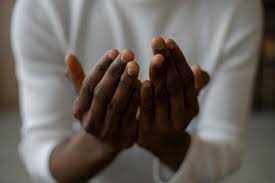
#> input picture documention/images.jpeg, 275 x 183 px, given in place of the camera
$ python main.py
#> lines starting #> are read from the running program, lines starting #| are printed output that depends on the picture; after the words box and inside, x2 and y2 are one past the last pixel; in counts of white or black regions, pixels touching at a corner belong together
#> in main, frame is the input picture: shape (183, 275, 3); mean B, G, R 92.3, 97.2, 103.7
### application/script/preprocess.py
import math
import cv2
import easygui
import matplotlib.pyplot
import numpy as np
from matplotlib import pyplot as plt


# [14 lines left out: function CreateHist, not called in this run]


T_state = "Binary"
T =  cv2.THRESH_TOZERO
TI = cv2.THRESH_TOZERO_INV

Y_Thresh_min = 0
Y_Thresh_max = 255
Cr_Thresh_min = 130
Cr_Thresh_max = 155
Cb_Thresh_min = 100
Cb_Thresh_max =  125
CR_Stich = (3,3)
CB_Stich = (3,3)
Final_stich = (5,5)

# [89 lines left out: functions echo_tresh, set_threst_state, set_Y_thresh, set_Cr_thresh, set_Cb_thresh, stich_extend and 3 more, not called in this run]


def Isolate(frame):
    frame = cv2.cvtColor(frame,cv2.COLOR_BGR2YCrCb)
#> frame: shape (183, 275, 3); mean of channels 0, 1, 2 98.6, 131.7, 124.4

    Block = [Y,CR,CB] = cv2.split(frame)
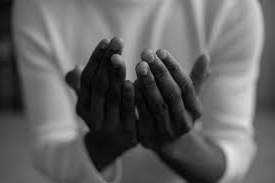
#> Y: shape (183, 275); min 2, max 227, mean 98.6
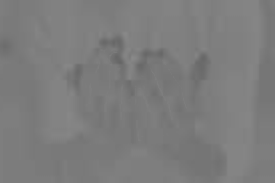
#> CB: shape (183, 275); min 102, max 137, mean 124.4

    # resize down
    # CR = cv2.resize(CR,(0,0),fx=0.2, fy=0.2)
    # CB = cv2.resize(CB,(0,0),fx=0.2, fy=0.2)

    #YCrCb Thresholds for human skin
    cv2.threshold(Y,Y_Thresh_min,255,T, Y)
    cv2.threshold(Y,Y_Thresh_max,255,TI, Y)
    cv2.threshold(CR,Cr_Thresh_min,255,T, CR)
    cv2.threshold(CR,Cr_Thresh_max,255,TI,CR)
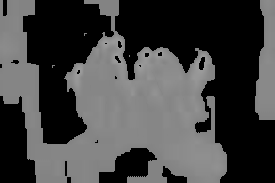
#> CR: shape (183, 275); min 0, max 155, mean 65.9
    cv2.threshold(CB,Cb_Thresh_min,255,T, CB)
    cv2.threshold(CB,Cb_Thresh_max,255,TI, CB)

    CR = mask_stitch(CR, CR_Stich)
    CB = mask_stitch(CB, CB_Stich)
    #Bitwise map for Cr Cb
    Processed_frame = cv2.bitwise_and(CR,CB)


    # [7 lines of commented-out code are left out]


    return Processed_frame, Y, CR, CB


def mask_stitch(Mask, size):

    #shape kernal
#> called with size = (3, 3)
    shape1 = cv2.getStructuringElement(cv2.MORPH_ELLIPSE,(size[0],size[0]))
    shape2 = cv2.getStructuringElement(cv2.MORPH_ELLIPSE,(size[1],size[1]))

    # masks for opening and closing
    Mask_out = cv2.morphologyEx(Mask,cv2.MORPH_CLOSE,shape1)
    Mask_out = cv2.morphologyEx(Mask,cv2.MORPH_OPEN,shape2)
#> call 3 of mask_stitch, with size = (5, 5)
#> in mask_stitch (call 3), `Mask_out = cv2.morphologyEx(Mask,cv2.MORPH_OPEN,shape2)`:
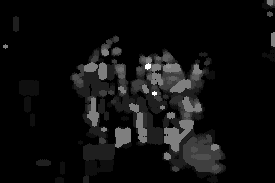
#> Mask_out: shape (183, 275); min 0, max 16, mean 0.939; drawn with min black and max white


    return Mask_out

def Contour(thresh):
    contours, hierarchy = cv2.findContours(thresh,cv2.RETR_TREE,cv2.CHAIN_APPROX_SIMPLE)
#> contours = 49 contours, 28 with area under 20; largest, box (x1, y1, x2, y2) and area: (70, 35, 226, 183) 11640, (147, 96, 181, 129) 322, (19, 80, 39, 96) 270, (100, 73, 119, 96) 126, (262, 32, 275, 62) 118
    contours_post = []
    img = cv2.merge([thresh,thresh,thresh])

    for c in contours:


        if cv2.contourArea(c) < 200:
            continue


        contours_post.append(c)
        pass
#> this loop made 49 passes
#> c on passes 13, 14, 16, 18, 28, 29, 32, 33, 36, 37, 39, 40: [[211, 175], [212, 174], [213, 175], [212, 176]], [[88, 160], [89, 159], [90, 160], [89, 161]], [[176, 158], [177, 157], [178, 158], [177, 159]], [[170, 118], [171, 117], [172, 118], [171, 119]], [[158, 88], [159, 87], [160, 88], [159, 89]], [[157, 85], [158, 84], [159, 85], [158, 86]], [[154, 79], [155, 78], [156, 79], [155, 80]], [[185, 78], [186, 77], [187, 78], [186, 79]], [[151, 72], [152, 71], [153, 72], [152, 73]], [[97, 67], [98, 66], [99, 67], [98, 68]], [[161, 62], [162, 61], [163, 62], [162, 63]], [[152, 62], [153, 61], [154, 62], [153, 63]]
#> after the loop, contours_post = 3 contours; box (x1, y1, x2, y2) and area: (70, 35, 226, 183) 11640, (147, 96, 181, 129) 322, (19, 80, 39, 96) 270

    img = cv2.drawContours(img, contours_post, -1, (0,255,0), 3)
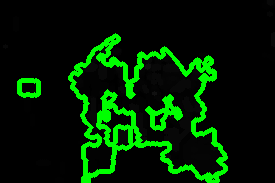
#> img: shape (183, 275, 3); mean of channels 0, 1, 2 0.7, 32, 0.7; drawn as B, G, R

    return img

### application/script/main.py
import math
import cv2
import easygui
import matplotlib.pyplot
import numpy as np
from matplotlib import pyplot as plt
import preprocess
import threading


running:bool = True
res = 20

def echo(args = ""):
    print(args)

def shutdown(args = ""):
    global running

    print("exiting...")
    running = False
    pass

cmd_list = {
    "echo":echo,
    "exit":shutdown,
    "y_thresh":preprocess.set_Y_thresh,
    "cr_thresh":preprocess.set_Cr_thresh,
    "cb_thresh":preprocess.set_Cb_thresh,
    "thresh":preprocess.set_threst_state,
    "values":preprocess.echo_tresh,
    "stich_CR":preprocess.set_Cr_Stich,
    "stich_CB":preprocess.set_Cb_Stich,
    "stich_F":preprocess.set_Final_Stich
}


def async_input():
    while running:

        cmd = input("/")
        cmd_split = cmd.split(" ",1)

        cmd_fun = cmd_list.get(cmd_split[0])

        if cmd_fun == None:
            continue

        if len(cmd_split) <= 1:
            cmd_fun()
            continue

        # print(*cmd_split[1:])

        try:
            cmd_fun(*cmd_split[1:])
        except Exception as e:
            print(e)

    pass

def main():


    input_thread = threading.Thread(target=async_input,args=())
    input_thread.start()

    cam = cv2.VideoCapture(0)
    # cam.set(cv2.CAP_PROP_AUTO_EXPOSURE, 1) #disable auto exposure
    # cam.set(cv2.CAP_PROP_AUTOFOCUS, 0) #disable autofocus

    cam.set(cv2.CAP_PROP_FRAME_WIDTH,16*res)
    cam.set(cv2.CAP_PROP_FRAME_HEIGHT,9*res)


    while(running):
        ret, frame = cam.read()
        frame = cv2.flip(frame,1)

        pre, Y, CR, CB = preprocess.Isolate(frame)

        pre_stich = preprocess.mask_stitch(pre.copy(),preprocess.Final_stich)

        Contour = preprocess.Contour(pre_stich)


        #Luminance and thresholding. For easier human use only
        post_Y = cv2.multiply(pre,Y,scale=0.01)
        post_Ys = cv2.multiply(pre_stich,Y,scale=0.01)

        ret, post = cv2.threshold(post_Y,1,255,cv2.THRESH_BINARY)
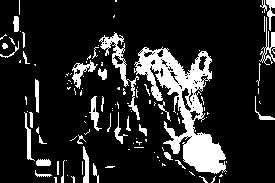
#> post: shape (183, 275); 15.1% white; 118 white regions (83 under 20 px), largest, box (x1, y1, x2, y2) and area: (134, 47, 227, 174) 4173, (99, 32, 140, 120) 629, (72, 60, 98, 89) 247
        ret, posts = cv2.threshold(post_Ys,1,255,cv2.THRESH_BINARY)
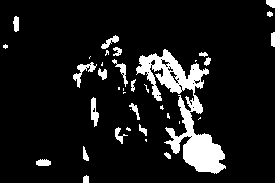
#> posts: shape (183, 275); 10.1% white; 37 white regions (16 under 20 px), largest, box (x1, y1, x2, y2) and area: (136, 49, 226, 174) 3535, (73, 62, 97, 88) 188, (91, 97, 99, 127) 146


        # Outputs
        cv2.imshow('dist', post)
        cv2.imshow('Camera', posts)
        cv2.imshow('Y', Contour)
        cv2.imshow('CR', CR)
        cv2.imshow('CB', CB)


        key = cv2.waitKey(1)
#> (key Esc is pressed here)


    input_thread.join()

if __name__ == "__main__":
    main()

$ run again, on documention/handPalm.jpeg
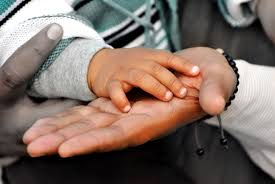
#> input picture documention/handPalm.jpeg, 275 x 184 px, given in place of the camera
#> in main, frame is the input picture: shape (184, 275, 3); mean B, G, R 99.4, 108.2, 125.7
#> in Isolate, `cv2.threshold(CB,Cb_Thresh_min,255,T, CB)`:
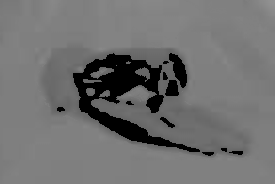
#> CB: shape (184, 275); min 0, max 147, mean 111.8
#> contours = 26 contours, 10 with area under 20; largest, box (x1, y1, x2, y2) and area: (164, 97, 275, 156) 2676, (212, 27, 275, 97) 1688, (38, 45, 94, 100) 1354, (0, 0, 21, 44) 470, (132, 44, 165, 55) 184
#> the loop in Contour, `for c in contours:  ` made 26 passes
#> c on pass 24: [[242, 45], [243, 44], [244, 45], [243, 46]]
#> after the loop in Contour, `for c in contours:`: contours_post = 4 contours; box (x1, y1, x2, y2) and area: (164, 97, 275, 156) 2676, (212, 27, 275, 97) 1688, (38, 45, 94, 100) 1354, (0, 0, 21, 44) 470
#> post: shape (184, 275); 15.7% white; 70 white regions (55 under 20 px), largest, box (x1, y1, x2, y2) and area: (164, 97, 275, 145) 2527, (34, 46, 128, 134) 2092, (211, 27, 275, 96) 1653
#> in main, `ret, posts = cv2.threshold(post_Ys,1,255,cv2.THRESH_BINARY)`:
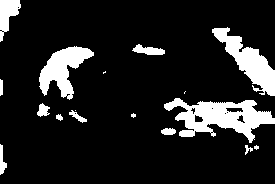
#> posts: shape (184, 275); 13.2% white; 17 white regions (5 under 20 px), largest, box (x1, y1, x2, y2) and area: (164, 98, 275, 143) 2406, (212, 27, 275, 96) 1597, (39, 46, 94, 100) 1403
